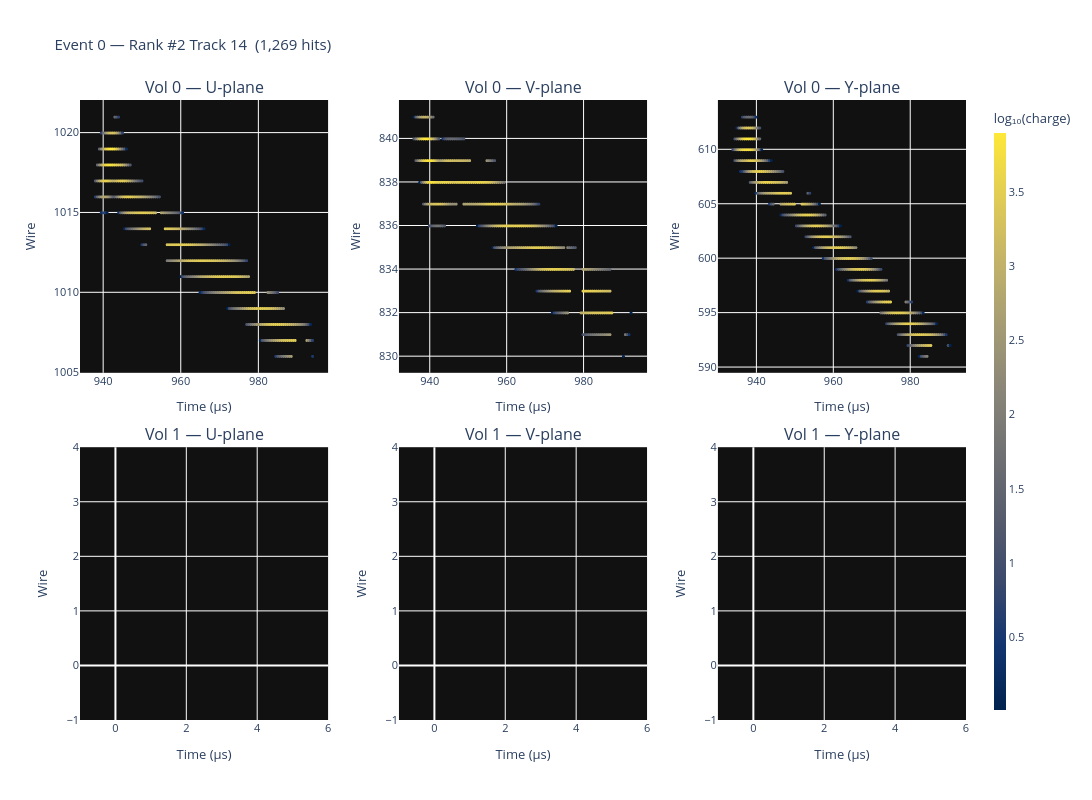

Write notebook code for a chart like this one.
### Code cell
# =============================================================================
# PLOTLY: SINGLE TRACK (INTERACTIVE)
# =============================================================================
if INCLUDE_TRACK_HITS and top_tracks and TRACK_RANK <= len(top_tracks):
    import plotly.graph_objects as go
    from plotly.subplots import make_subplots

    _n_rows = cfg.n_volumes
    _n_cols = max(cfg.volumes[v].n_planes for v in range(cfg.n_volumes))
    _titles = [
        f"Vol {vi} — {cfg.plane_names[vi][pi]}-plane"
        for vi in range(_n_rows)
        for pi in range(cfg.volumes[vi].n_planes)
    ]

    fig_single_px = make_subplots(
        rows=_n_rows, cols=_n_cols,
        subplot_titles=_titles,
        horizontal_spacing=0.08, vertical_spacing=0.12,
    )

    for _idx, ((vi, pi), data) in enumerate(sorted(single_sparse.items())):
        _wire = np.asarray(data['wire'],   dtype=np.float32)
        _t    = np.asarray(data['time'],   dtype=np.float32) * cfg.time_step_us
        _vals = np.asarray(data['values'], dtype=np.float32)
        _show_scale = (_idx == 0)

        if len(_wire) > 0:
            _log_vals = np.log10(np.clip(_vals, 1, None))
        else:
            _log_vals = _vals

        fig_single_px.add_trace(go.Scattergl(
            x=_t, y=_wire,
            mode='markers',
            marker=dict(
                color=_log_vals,
                colorscale='Cividis',
                size=3,
                showscale=_show_scale,
                colorbar=dict(title='log₁₀(charge)', thickness=12) if _show_scale else None,
            ),
            name=f"Vol{vi}/{cfg.plane_names[vi][pi]}",
            hovertemplate="time: %{x:.2f} µs<br>wire: %{y}<br>charge: %{marker.color:.2f}<extra></extra>",
        ), row=vi + 1, col=pi + 1)

        fig_single_px.update_xaxes(title_text="Time (µs)", row=vi + 1, col=pi + 1)
        fig_single_px.update_yaxes(title_text="Wire",       row=vi + 1, col=pi + 1)

    fig_single_px.update_layout(
        title=f"Event {EVENT_IDX} — Rank #{TRACK_RANK} Track {selected_tid}  ({total_track_hits:,} hits)",
        height=400 * _n_rows, width=420 * _n_cols,
        plot_bgcolor='#111111', paper_bgcolor='white',
        font=dict(size=11),
        showlegend=False,
    )
    fig_single_px.show()
else:
    print("Track labeling disabled or rank not available.")

### Figure 1 — Plotly figure (JSON) as saved in the notebook; plotly's stock layout.template omitted (floating-point values rounded to 4 significant figures; data arrays with more than 128 entries replaced by an {"elided": "..."} marker saying what was removed)
{"data": [{"hovertemplate": "time: %{x:.2f} µs<br>wire: %{y}<br>charge: %{marker.color:.2f}<extra></extra>", "marker": {"color": {"elided": "424 float values"}, "colorbar": {"thickness": 12, "title": {"text": "log₁₀(charge)"}}, "colorscale": [[0, "#00224e"], [0.1111, "#123570"], [0.2222, "#3b496c"], [0.3333, "#575d6d"], [0.4444, "#707173"], [0.5556, "#8a8678"], [0.6667, "#a59c74"], [0.7778, "#c3b369"], [0.8889, "#e1cc55"], [1, "#fee838"]], "showscale": true, "size": 3}, "mode": "markers", "name": "Vol0/U", "type": "scattergl", "x": {"elided": "424 float values"}, "xaxis": "x", "y": {"elided": "424 float values"}, "yaxis": "y"}, {"hovertemplate": "time: %{x:.2f} µs<br>wire: %{y}<br>charge: %{marker.color:.2f}<extra></extra>", "marker": {"color": {"elided": "393 float values"}, "colorscale": [[0, "#00224e"], [0.1111, "#123570"], [0.2222, "#3b496c"], [0.3333, "#575d6d"], [0.4444, "#707173"], [0.5556, "#8a8678"], [0.6667, "#a59c74"], [0.7778, "#c3b369"], [0.8889, "#e1cc55"], [1, "#fee838"]], "showscale": false, "size": 3}, "mode": "markers", "name": "Vol0/V", "type": "scattergl", "x": {"elided": "393 float values"}, "xaxis": "x2", "y": {"elided": "393 float values"}, "yaxis": "y2"}, {"hovertemplate": "time: %{x:.2f} µs<br>wire: %{y}<br>charge: %{marker.color:.2f}<extra></extra>", "marker": {"color": {"elided": "452 float values"}, "colorscale": [[0, "#00224e"], [0.1111, "#123570"], [0.2222, "#3b496c"], [0.3333, "#575d6d"], [0.4444, "#707173"], [0.5556, "#8a8678"], [0.6667, "#a59c74"], [0.7778, "#c3b369"], [0.8889, "#e1cc55"], [1, "#fee838"]], "showscale": false, "size": 3}, "mode": "markers", "name": "Vol0/Y", "type": "scattergl", "x": {"elided": "452 float values"}, "xaxis": "x3", "y": {"elided": "452 float values"}, "yaxis": "y3"}, {"hovertemplate": "time: %{x:.2f} µs<br>wire: %{y}<br>charge: %{marker.color:.2f}<extra></extra>", "marker": {"color": [], "colorscale": [[0, "#00224e"], [0.1111, "#123570"], [0.2222, "#3b496c"], [0.3333, "#575d6d"], [0.4444, "#707173"], [0.5556, "#8a8678"], [0.6667, "#a59c74"], [0.7778, "#c3b369"], [0.8889, "#e1cc55"], [1, "#fee838"]], "showscale": false, "size": 3}, "mode": "markers", "name": "Vol1/U", "type": "scattergl", "x": [], "xaxis": "x4", "y": [], "yaxis": "y4"}, {"hovertemplate": "time: %{x:.2f} µs<br>wire: %{y}<br>charge: %{marker.color:.2f}<extra></extra>", "marker": {"color": [], "colorscale": [[0, "#00224e"], [0.1111, "#123570"], [0.2222, "#3b496c"], [0.3333, "#575d6d"], [0.4444, "#707173"], [0.5556, "#8a8678"], [0.6667, "#a59c74"], [0.7778, "#c3b369"], [0.8889, "#e1cc55"], [1, "#fee838"]], "showscale": false, "size": 3}, "mode": "markers", "name": "Vol1/V", "type": "scattergl", "x": [], "xaxis": "x5", "y": [], "yaxis": "y5"}, {"hovertemplate": "time: %{x:.2f} µs<br>wire: %{y}<br>charge: %{marker.color:.2f}<extra></extra>", "marker": {"color": [], "colorscale": [[0, "#00224e"], [0.1111, "#123570"], [0.2222, "#3b496c"], [0.3333, "#575d6d"], [0.4444, "#707173"], [0.5556, "#8a8678"], [0.6667, "#a59c74"], [0.7778, "#c3b369"], [0.8889, "#e1cc55"], [1, "#fee838"]], "showscale": false, "size": 3}, "mode": "markers", "name": "Vol1/Y", "type": "scattergl", "x": [], "xaxis": "x6", "y": [], "yaxis": "y6"}], "layout": {"annotations": [{"font": {"size": 16}, "showarrow": false, "text": "Vol 0 — U-plane", "x": 0.14, "xanchor": "center", "xref": "paper", "y": 1, "yanchor": "bottom", "yref": "paper"}, {"font": {"size": 16}, "showarrow": false, "text": "Vol 0 — V-plane", "x": 0.5, "xanchor": "center", "xref": "paper", "y": 1, "yanchor": "bottom", "yref": "paper"}, {"font": {"size": 16}, "showarrow": false, "text": "Vol 0 — Y-plane", "x": 0.86, "xanchor": "center", "xref": "paper", "y": 1, "yanchor": "bottom", "yref": "paper"}, {"font": {"size": 16}, "showarrow": false, "text": "Vol 1 — U-plane", "x": 0.14, "xanchor": "center", "xref": "paper", "y": 0.44, "yanchor": "bottom", "yref": "paper"}, {"font": {"size": 16}, "showarrow": false, "text": "Vol 1 — V-plane", "x": 0.5, "xanchor": "center", "xref": "paper", "y": 0.44, "yanchor": "bottom", "yref": "paper"}, {"font": {"size": 16}, "showarrow": false, "text": "Vol 1 — Y-plane", "x": 0.86, "xanchor": "center", "xref": "paper", "y": 0.44, "yanchor": "bottom", "yref": "paper"}], "font": {"size": 11}, "height": 800, "paper_bgcolor": "white", "plot_bgcolor": "#111111", "showlegend": false, "title": {"text": "Event 0 — Rank #2 Track 14  (1,269 hits)"}, "width": 1260, "xaxis": {"anchor": "y", "domain": [0, 0.28], "title": {"text": "Time (µs)"}}, "xaxis2": {"anchor": "y2", "domain": [0.36, 0.64], "title": {"text": "Time (µs)"}}, "xaxis3": {"anchor": "y3", "domain": [0.72, 1], "title": {"text": "Time (µs)"}}, "xaxis4": {"anchor": "y4", "domain": [0, 0.28], "title": {"text": "Time (µs)"}}, "xaxis5": {"anchor": "y5", "domain": [0.36, 0.64], "title": {"text": "Time (µs)"}}, "xaxis6": {"anchor": "y6", "domain": [0.72, 1], "title": {"text": "Time (µs)"}}, "yaxis": {"anchor": "x", "domain": [0.56, 1], "title": {"text": "Wire"}}, "yaxis2": {"anchor": "x2", "domain": [0.56, 1], "title": {"text": "Wire"}}, "yaxis3": {"anchor": "x3", "domain": [0.56, 1], "title": {"text": "Wire"}}, "yaxis4": {"anchor": "x4", "domain": [0, 0.44], "title": {"text": "Wire"}}, "yaxis5": {"anchor": "x5", "domain": [0, 0.44], "title": {"text": "Wire"}}, "yaxis6": {"anchor": "x6", "domain": [0, 0.44], "title": {"text": "Wire"}}}}
